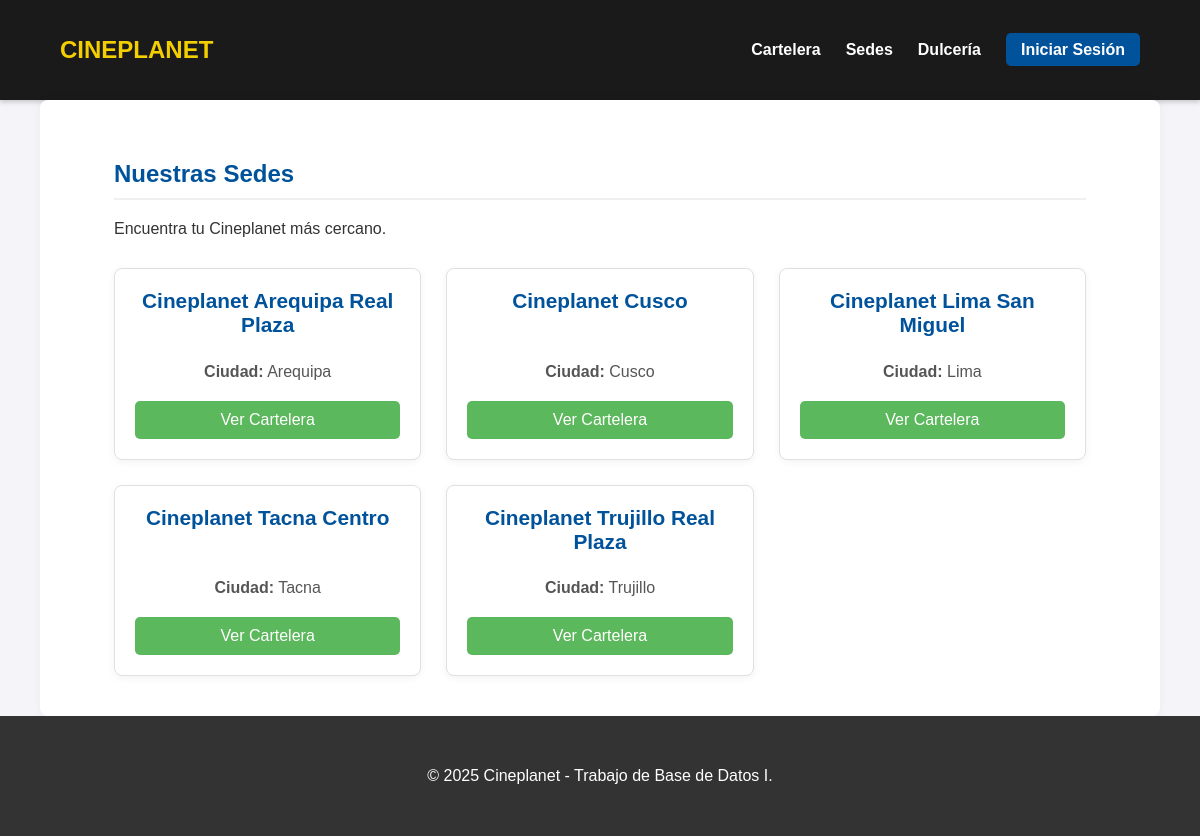
The page /sedes.php on the database its author committed.
### tables this page shows
CREATE TABLE Sede (
    ID_sede INT AUTO_INCREMENT PRIMARY KEY,
    nombre VARCHAR(100) NOT NULL,
    ciudad VARCHAR(50) NOT NULL
);

### sedes.php (the view)
<?php
require_once 'includes/public_header.php';
?>
<div class="container">
    <h2>Nuestras Sedes</h2>
    <p>Encuentra tu Cineplanet más cercano.</p>
    <div class="info-grid">
        <?php
        $sql = "SELECT nombre, ciudad FROM Sede ORDER BY ciudad, nombre";
        $result = $conn->query($sql);
        if ($result->num_rows > 0) {
            while($sede = $result->fetch_assoc()) {
        ?>
            <div class="info-card">
                <h3><?php echo htmlspecialchars($sede['nombre']); ?></h3>
                <p><strong>Ciudad:</strong> <?php echo htmlspecialchars($sede['ciudad']); ?></p>
                <a href="index.php?sede_id=<?php echo $sede['ID_sede'] ?? ''; ?>" class="btn">Ver Cartelera</a>
            </div>
        <?php
            }
        } else {
            echo "<p>No hay sedes registradas en este momento.</p>";
        }
        ?>
    </div>
</div>
<?php
require_once 'includes/footer.php';
?>

### css/style.css (style rules this page uses)
body { font-family: Arial, sans-serif; background-color: #f4f4f9; margin: 0; color: #333; display: flex; flex-direction: column; min-height: 100vh; }
.container { width: 90%; max-width: 1200px; margin: 0 auto; padding: 20px; }
h2 { color: #00529b; border-bottom: 2px solid #f0f0f0; padding-bottom: 10px; }
.btn { background-color: #5cb85c; color: white; padding: 12px 20px; border: none; border-radius: 5px; cursor: pointer; font-size: 16px; transition: background-color 0.3s; }
.info-grid { display: grid; grid-template-columns: repeat(auto-fill, minmax(280px, 1fr)); gap: 25px; margin-top: 30px; }
.info-card { background-color: #fff; border: 1px solid #e0e0e0; border-radius: 8px; padding: 20px; text-align: center; box-shadow: 0 2px 8px rgba(0,0,0,0.05); display: flex; flex-direction: column; }
.info-card h3 { color: #00529b; margin-top: 0; font-size: 1.3rem; flex-grow: 1; }
.info-card p { color: #555; margin: 5px 0; }
.info-card .btn { margin-top: 15px; background-color: #5cb85c; color: white; text-decoration: none; padding: 10px 15px; border-radius: 5px; transition: background-color 0.3s; }

### rows shown on the page
sede: nombre "Cineplanet Arequipa Real Plaza", ciudad "Arequipa"
sede: nombre "Cineplanet Cusco", ciudad "Cusco"
sede: nombre "Cineplanet Lima San Miguel", ciudad "Lima"
sede: nombre "Cineplanet Tacna Centro", ciudad "Tacna"
sede: nombre "Cineplanet Trujillo Real Plaza", ciudad "Trujillo"
